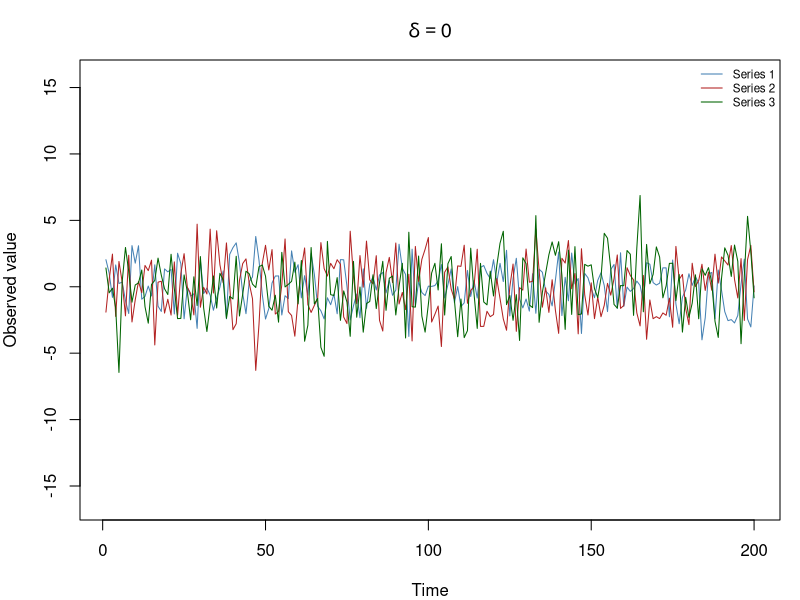
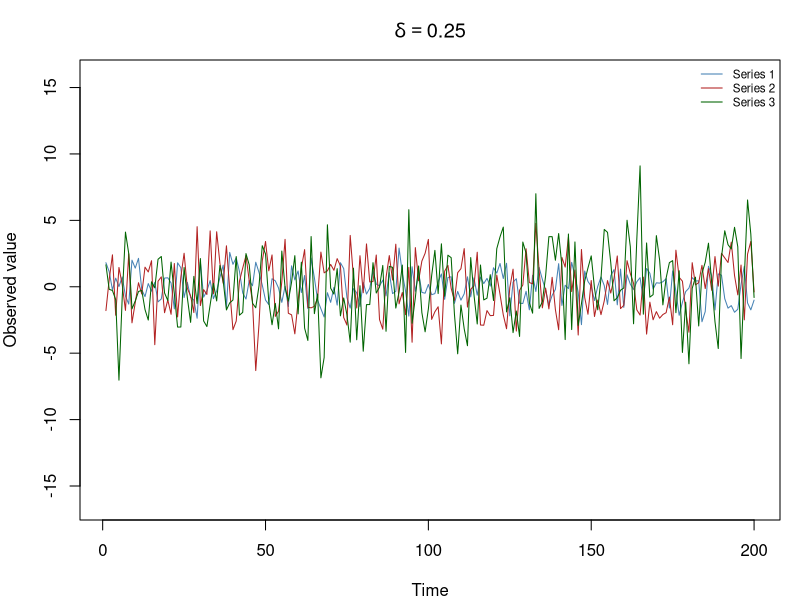
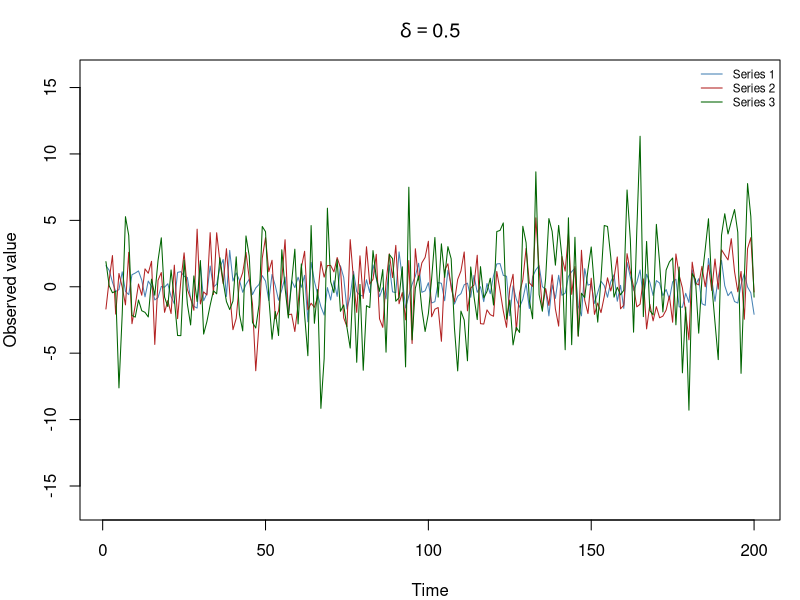
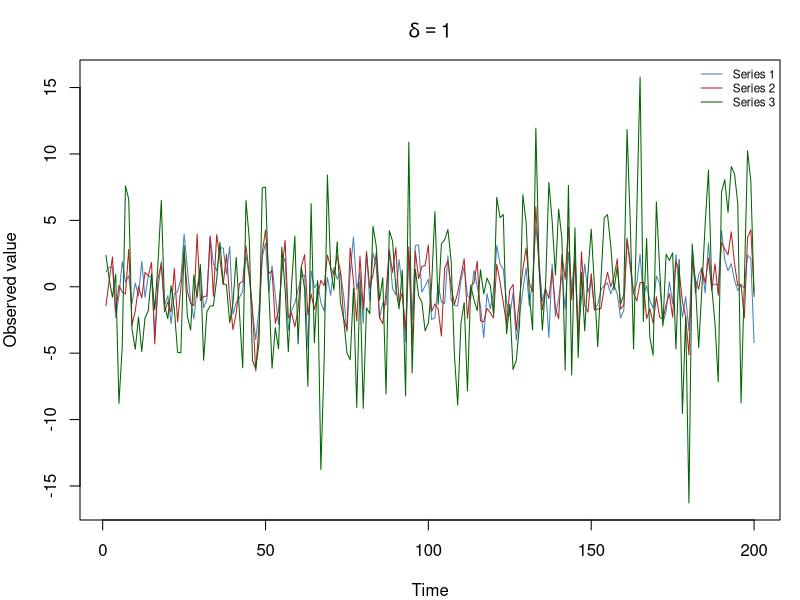
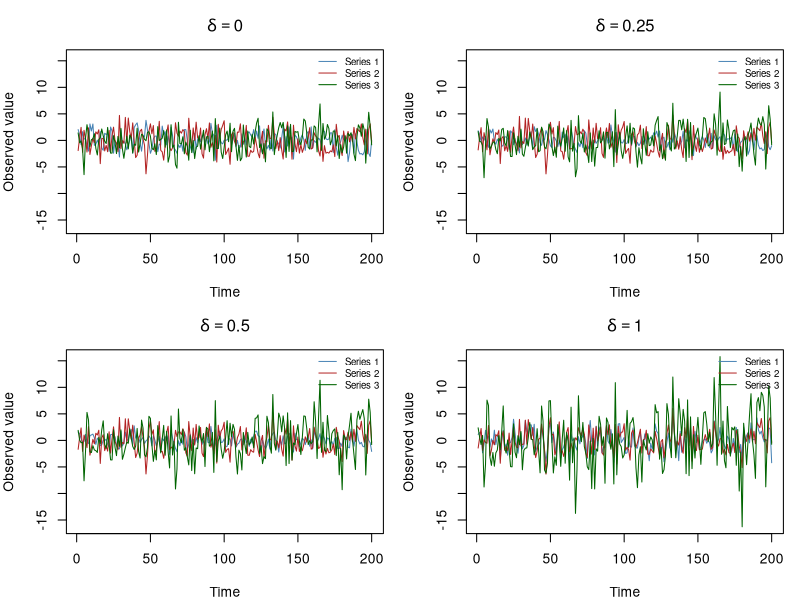
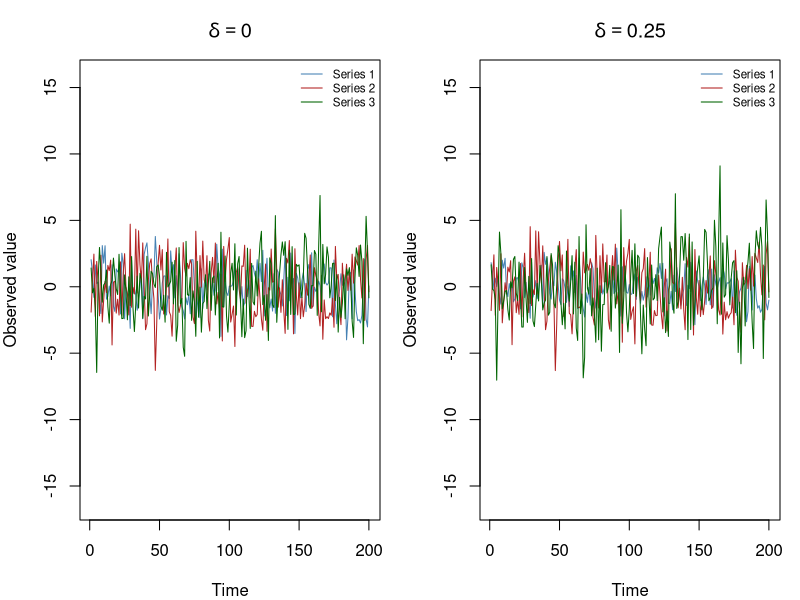
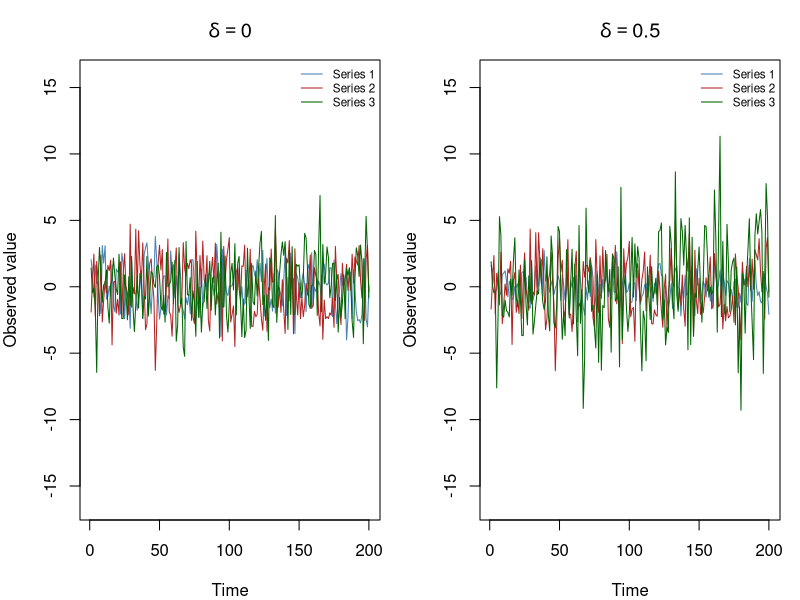
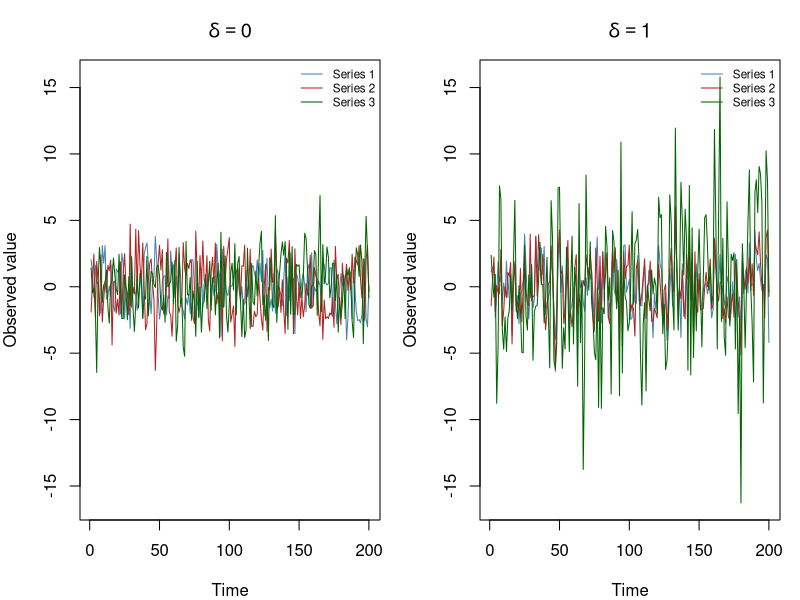

The R source for these figures, in order:
# This code is for the simulated data based off some factor models as seen in Duker and Pipiras (2024)

# set seed
set.seed(293) # Used class number as the seed

# Define the factor models

# Number of variables, observations, and factors
d <- 200 
T <- 200
r <- 3

# Significance level
alpha <- 0.05

# Magnitudes of departure from the null
delta_values <- c(0, 0.25, 0.50, 1)

# Use delta = 0.25 for the example
example_j <- which(delta_values == 0.25)

# First loading matrix and a random perturbation matrix
Lambda1 <- matrix(rnorm(d * r), nrow = d, ncol = r)
B <- matrix(rnorm(d * r), nrow = d, ncol = r)

# Nonsingular transformation: rescales the three loading columns
Phi <- diag(c(0.8, 1, 1.2))

# Generate independent standard normal factors
F1 <- matrix(rnorm(T * r), nrow = T, ncol = r)
F2 <- matrix(rnorm(T * r), nrow = T, ncol = r)

# Generate independent standard normal errors
E1 <- matrix(rnorm(T * d), nrow = T, ncol = d)
E2 <- matrix(rnorm(T * d), nrow = T, ncol = d)

# Generate the first dataset and subtract each column's mean
X1 <- F1 %*% t(Lambda1) + E1
X1 <- scale(X1, center = TRUE, scale = FALSE)

# Store one loading matrix and dataset for each delta
Lambda2 <- vector("list", length(delta_values))
X2 <- vector("list", length(delta_values))

for (j in seq_along(delta_values)) {
  delta <- delta_values[j]
  
  # delta = 0 satisfies the null; positive delta adds a perturbation
  Lambda2[[j]] <- Lambda1 %*% Phi + delta * B
  
  # Generate and center the second dataset
  X2[[j]] <- F2 %*% t(Lambda2[[j]]) + E2
  X2[[j]] <- scale(X2[[j]], center = TRUE, scale = FALSE)
}


# Visualization of Data

# Calculate the projection matrix for the first loading space.
Q1 <- qr.Q(qr(Lambda1))
P1 <- Q1 %*% t(Q1)

# Calculate P2 - P1 for each delta.
projection_differences <- vector("list", length(delta_values))

for (j in seq_along(delta_values)) {
  Q2 <- qr.Q(qr(Lambda2[[j]]))
  P2 <- Q2 %*% t(Q2)
  
  projection_differences[[j]] <- P2 - P1
}

# The first 3 factors
series_colors <- c("steelblue", "firebrick", "darkgreen")

# Use the same vertical limits across all series plots.
series_limits <- range(
  unlist(lapply(X2, function(X) X[, 1:3]))
)

# Display the first 30 variables in each projection heatmap.
n_show <- min(30, d)

# Use the same color scale across all projection plots.
# Blue = negative difference; white = zero; red = positive difference.
projection_colors <- colorRampPalette(
  c("blue", "white", "red")
)(101)

color_limit <- max(abs(unlist(projection_differences)))
color_limit <- max(color_limit, .Machine$double.eps)


# 2a. Function for one observed-series plot

# j identifies the delta scenario to display.
plot_series <- function(j) {
  matplot(
    1:T,
    X2[[j]][, 1:3],
    type = "l",
    lty = 1,
    col = series_colors,
    ylim = series_limits,
    xlab = "Time",
    ylab = "Observed value",
    main = bquote(delta == .(delta_values[j]))
  )
  
  legend(
    "topright",
    legend = paste("Series", 1:3),
    col = series_colors,
    lty = 1,
    bty = "n",
    cex = 0.7
  )
}


# Function for one projection-difference plot

plot_projection <- function(j) {
  image(
    1:n_show,
    1:n_show,
    projection_differences[[j]][1:n_show, 1:n_show],
    col = projection_colors,
    zlim = c(-color_limit, color_limit),
    xlab = "Variable",
    ylab = "Variable",
    main = bquote(P[2] - P[1] ~ ":" ~ delta == .(delta_values[j]))
  )
}


# Display all layouts

show_figures <- function(plot_function) {
  
  old_par <- par(no.readonly = TRUE)
  on.exit(par(old_par))
  
  # Find the scenario corresponding to delta = 0.
  zero <- which(delta_values == 0)
  
  # Each delta as a separate figure.
  par(mfrow = c(1, 1), mar = c(4, 4, 3, 1))
  
  for (j in seq_along(delta_values)) {
    plot_function(j)
  }
  
  # All four deltas in a 2 x 2 figure.
  par(mfrow = c(2, 2), mar = c(4, 4, 3, 1))
  
  for (j in seq_along(delta_values)) {
    plot_function(j)
  }
  
  # Compare delta = 0 with each positive delta (Pairs)
  for (j in which(delta_values > 0)) {
    par(mfrow = c(1, 2), mar = c(4, 4, 3, 1))
    
    plot_function(zero)
    plot_function(j)
  }
}


#Display data figures

show_figures(plot_series)


# Display the heatmap figures

show_figures(plot_projection)
